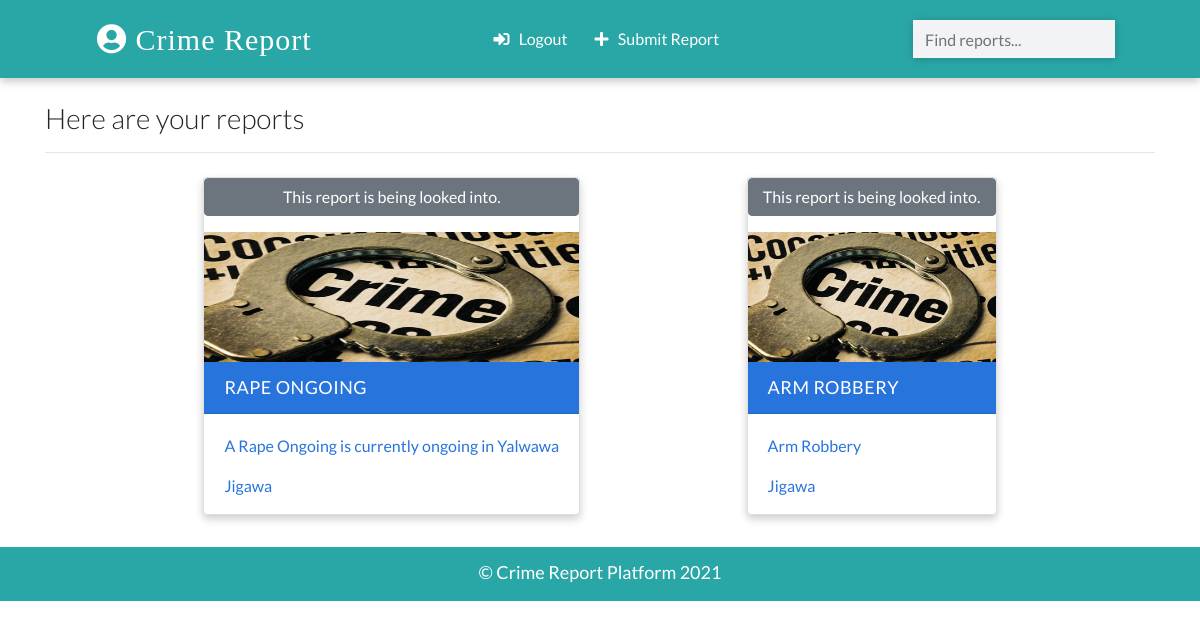
The app's page / (signed in) with its own data.
### app/models.py (models this page shows, shortened)
class Contact(models.Model):
    DUTSE = 'dutse'
    BIRNINKUDU = 'bkd'
    HADEJIA = 'hadejia'
    RINGIM = 'ringim'
    GUMEL = 'gumel'
    KAZAURE = 'kazaure'
    LGA = [
       (DUTSE, ('DUTSE')),
       (BIRNINKUDU, ('BIRNINKUDU')),
       (HADEJIA, ('HADEJIA')),
       (RINGIM, ('RINGIM')),
       (GUMEL, ('GUMEL')),
       (KAZAURE, ('KAZAURE')),
   ]
    manager = models.ForeignKey(User, on_delete=models.CASCADE, default=None)
    crime_title = models.CharField(max_length=100, blank=True, null=True)
    crime_description = models.TextField(max_length=300, blank=True, null=True)
    crime_location = models.CharField(max_length=100, default='Jigawa', blank=True, null=True)
    lga = models.CharField(
       max_length=32,
       choices=LGA,
       default=DUTSE, blank=True, null=True
   )
    image = models.ImageField(upload_to='images/', blank=True)
    date_added = models.DateTimeField(default=datetime.now, blank=True, null=True)
    street_address = models.CharField(max_length = 255, blank=True, null=True)
    date = models.DateTimeField(blank=True, null=True)
    treated = models.BooleanField(default=False, blank=True, null=True)
    class Meta:
        ordering = ['-id']

### app/views.py (the view)
# urls.py: path('',views.HomePageView.as_view(), name="home"),
class HomePageView(LoginRequiredMixin, ListView):
    template_name = 'index.html'
    model = Contact
    context_object_name = 'contacts'
    def get_queryset(self):
        contacts = super().get_queryset()
        return contacts.filter(manager=self.request.user)

### templates/index.html (shortened to what this page needs)
{% extends 'base.html' %}
{% load static %}
{% block content %}
<div class="container">
    <h3 class="heading font-weight-light">Here are your reports</h3>
    <hr />
</div>
  <div class="container main-part">
  {% for contact in contacts%}
    {% include 'partials/_card.html' %}
  {% endfor %}
</div>
{% endblock content %}

### templates/partials/_card.html (shortened to what this page needs)
{% load static %}
    <div class="card my-2 mx-2 boy-card {% if 'detail' in request.path %} mx-auto w-25 {% endif %}">
    {% if contact.treated == True %}<h4 class="heading font-weight-light text-center bg-warning">This report has been treated!</h4>
    {% else %}
    <p class="btn btn-secondary">This report is being looked into.</p>
    {% endif %}
      <img src="{% if contact.image %}
      {{contact.image.url}}
      {% else %}
      {% static 'images/crime.jpeg'%}
      {% endif %}" class="img-fluid" />
      <div class="card-header">
        <a href="{% url 'detail' contact.id %}" class="text-white header-link"
          ></i> {{contact.crime_title}} </a
        >
      </div>
      <div class="card-body pb-0">
        <p>
          <a href="#">{{contact.crime_description}}</a>
        </p>
        <p>
          <a href="tel:{{contact.number}}">{{contact.crime_location}}</a>
        </p>
      </div>
    </div>

### static/css/main.css (style rules this page uses)
:root { --back: #29a7a6; --girl: #e64298; --boy: #2874dd; }
body { font-family: Lato, sans-serif; }
.card { box-shadow: 0 4px 8px 0 rgba(0, 0, 0, 0.2); transition: 0.3s; min-width: 250px; box-sizing: border-box; }
img { height: 130px !important; }
.card-header { font-size: 18px; letter-spacing: 0.5px; text-transform: uppercase; }
.boy-card .card-header { background-color: var(--boy); }
.boy-card .card-body, .boy-card .card-body p a { color: var(--boy); }
.card-body p { cursor: pointer; }
.main-part { display: flex; flex-wrap: wrap; justify-content: space-evenly; }

### records on screen
Contact: treated "This report is being looked into.", crime_title "RAPE ONGOING", crime_description "A Rape Ongoing is currently ongoing in Yalwawa", crime_location "Jigawa"
Contact: treated "This report is being looked into.", crime_title "ARM ROBBERY", crime_description "Arm Robbery", crime_location "Jigawa"
